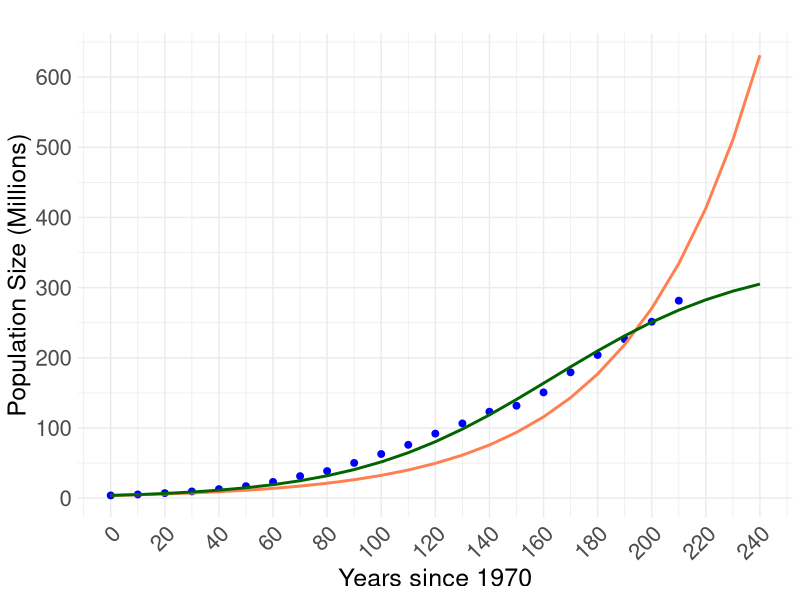
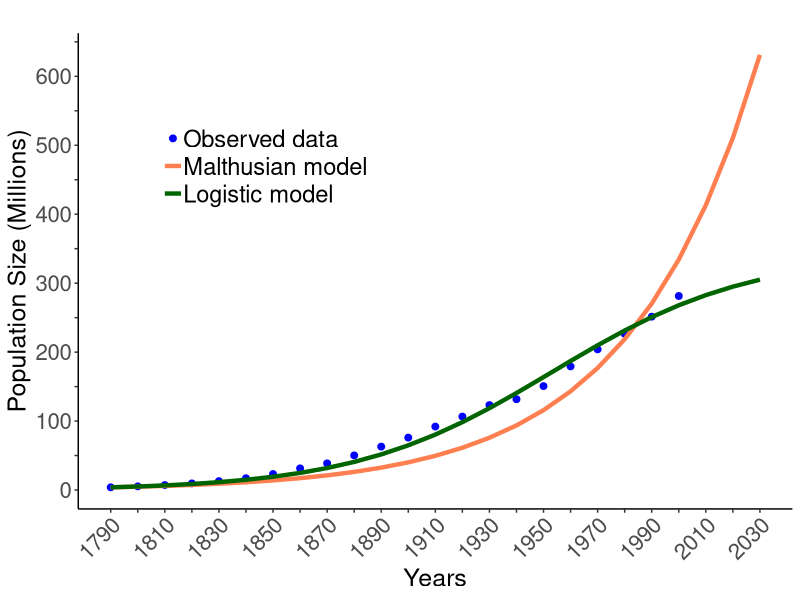
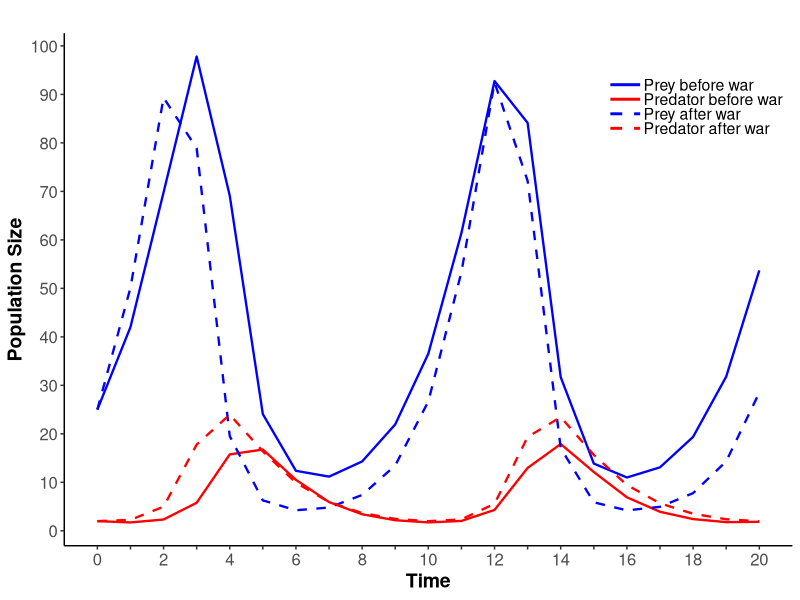
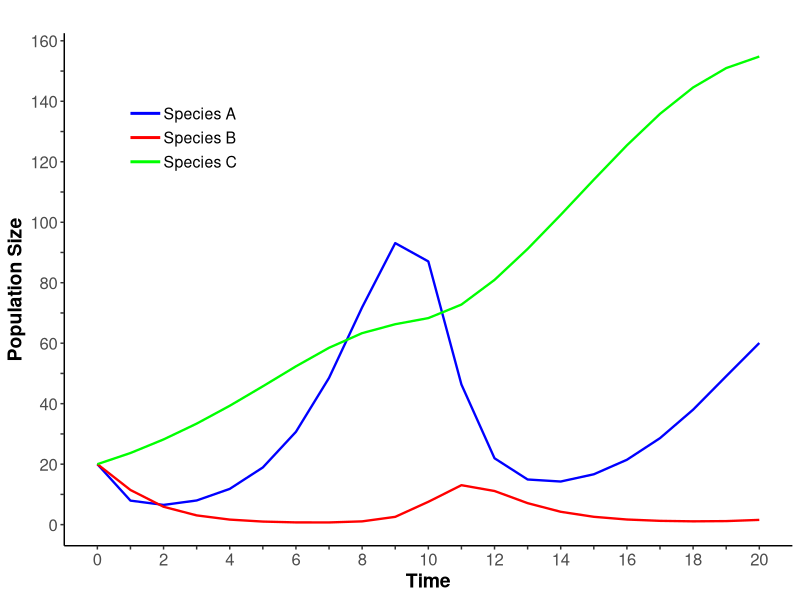

Write the R code that produced these figures, in order.
#############################################################################################################################################
############################################## Differential equations model with common usages ##############################################
#############################################################################################################################################
rm(list=ls(all=TRUE)) # clear the environment

################################################## Library all the packages to be used ##################################################
library(deSolve) # for solving ODEs
library(ggplot2)
library(tidyverse)

########################################## Malthusian Population Model & Logistic Population Model ##########################################
########## Raw data input ##########
# Initial raw data
population_data <- data.frame(time = seq(0, 210, by = 10),
                              observed = c(3.9, 5.3, 7.2, 9.6, 12.9, 17.1, 23.2, 31.4, 38.6, 50.2, 62.9, 76.0, 92.0, 106.5, 123.2, 131.7, 150.7, 179.3, 204.0, 226.5, 251.4, 281.4))

# Initial population size
initial_population <- population_data$observed[1]

########## Malthusian Growth Model ODE ##########
# Define the Malthusian model as a function for the ODE solver
malthusian_model <- function(time, state, parameters) {
  with(as.list(c(state, parameters)), {
    dP <- r * P  # dP/dt = r * P
    list(c(dP))
  })
}

# Objective function for Malthusian model to minimize SSR
malthusian_objective_ode <- function(params, data) {
  r <- params[1]
  initial_state <- c(P = data$observed[1])  # Initial population size
  
  # Solve the Malthusian ODE
  times <- data$time
  solution <- ode(y = initial_state, times = times, func = malthusian_model, parms = list(r = r))
  
  # Calculate the residual sum of squares (RSS)
  predicted <- solution[, "P"]
  observed <- data$observed
  ssr <- sum((observed - predicted)^2)
  
  return(ssr)
}

# Estimate the growth rate r for the Malthusian model using optim
malthusian_fit_ode <- optim(par = c(r = 0.02), fn = malthusian_objective_ode, data = population_data)
r_malthusian <- malthusian_fit_ode$par["r"]

# Solve the Malthusian ODE using the estimated parameter
malthusian_solution <- ode(y = c(P = initial_population), times = population_data$time, func = malthusian_model, parms = list(r = r_malthusian))

########## Logistic Growth Model ODE ##########
# Define the Logistic model as a function for the ODE solver
logistic_model <- function(time, state, parameters) {
  with(as.list(c(state, parameters)), {
    dP <- r * P * (1 - P / K)  # dP/dt = r * P * (1 - P / K)
    list(c(dP))
  })
}

# Objective function for Logistic model to minimize SSR
logistic_objective_ode <- function(params, data) {
  r <- params[1]
  K <- params[2]
  initial_state <- c(P = data$observed[1])  # Initial population size
  
  # Solve the Logistic ODE
  times <- data$time
  solution <- ode(y = initial_state, times = times, func = logistic_model, parms = list(r = r, K = K))
  
  # Calculate the residual sum of squares (RSS)
  predicted <- solution[, "P"]
  observed <- data$observed
  ssr <- sum((observed - predicted)^2)
  
  return(ssr)
}

# Initial guess for logistic model parameters
initial_guess_logistic <- c(r = 0.02, K = max(population_data$observed) * 1.2)

# Estimate the growth rate r and carrying capacity K for the Logistic model using optim
logistic_fit_ode <- optim(par = initial_guess_logistic, fn = logistic_objective_ode, data = population_data)
r_logistic <- logistic_fit_ode$par["r"]
K_logistic <- logistic_fit_ode$par["K"]

# Solve the Logistic ODE using the estimated parameters
logistic_solution <- ode(y = c(P = initial_population), times = population_data$time, func = logistic_model, parms = list(r = r_logistic, K = K_logistic))

########## Visualize the Results ##########
# Create a data frame for plotting
malthusian_predicted <- data.frame(time = malthusian_solution[, "time"], predicted = malthusian_solution[, "P"])
logistic_predicted <- data.frame(time = logistic_solution[, "time"], predicted = logistic_solution[, "P"])

rm(list=ls()[!ls() %in% c("malthusian_predicted", "logistic_predicted", "r_malthusian", "r_logistic", "K_logistic", "population_data", "malthusian_model", "logistic_model")])

# Plot the observed and model predictions
population.model.plot <- ggplot() +
  geom_point(data = population_data, aes(x = time, y = observed), color = "blue", size = 2) +
  geom_line(data = malthusian_predicted, aes(x = time, y = predicted), color = "coral", linewidth = 1, linetype = "solid") +
  geom_line(data = logistic_predicted, aes(x = time, y = predicted), color = "darkgreen", linewidth = 1, linetype = "solid") +
  labs(title = "",
       x = "Time (Years since 1790)", y = "Population Size (Millions)") +
  theme_minimal() +
  scale_y_continuous(limits = c(0, max(population_data$observed) * 1.2)) +
  theme(legend.position = "bottom") +
  annotate("text", x = 50, y = max(population_data$observed) * 0.8, 
           label = paste("Malthusian Growth Rate (r) =", round(r_malthusian, 4)), color = "coral") +
  annotate("text", x = 50, y = max(population_data$observed) * 0.7, 
           label = paste("Logistic Growth Rate (r) =", round(r_logistic, 4)), color = "darkgreen") +
  annotate("text", x = 50, y = max(population_data$observed) * 0.6, 
           label = paste("Logistic Carrying Capacity (K) =", round(K_logistic, 4)), color = "darkgreen") +
  theme(
    plot.title = element_text(size = 16),      # Title size
    axis.title.x = element_text(size = 14),    # X-axis title size
    axis.title.y = element_text(size = 14),    # Y-axis title size
    axis.text.x = element_text(size = 12),     # X-axis labels size
    axis.text.y = element_text(size = 12)      # Y-axis labels size
  )

ggsave("Malthusian & Logistic Population Model Plot.png", plot = population.model.plot, width = 10, height = 9, dpi = 300, bg='white')

########## Numerical predictions ##########
predict.time <- seq(0, 240, by = 10) # predict 30 more years
initial.population <- c(P = population_data$observed[1])

malthusian.prediction <- ode(y = initial.population, times = predict.time, func = malthusian_model, parms = r_malthusian)
malthusian.prediction.df <- as.data.frame(malthusian.prediction)

logistic.prediction <- ode(y = initial.population, times = predict.time, func = logistic_model, parms = c(r_logistic, K_logistic))
logistic.prediction.df <- as.data.frame(logistic.prediction)

rm(list=ls()[!ls() %in% c("malthusian.prediction.df", "logistic.prediction.df", "population_data")])

prediction <- population_data %>%
  full_join(malthusian.prediction.df, by = "time") %>%
  full_join(logistic.prediction.df, by = "time") %>%
  rename(observed = observed,   
         malthusian = P.x,  
         logistic = P.y)   

########## Visualize the predictions ##########
population.prediction.plot <- ggplot() +
  geom_point(data = population_data, aes(x = time, y = observed), color = "blue", size = 2) +
  geom_line(data = prediction, aes(x = time, y = malthusian), color = "coral", linewidth = 1, linetype = "solid") +
  geom_line(data = prediction, aes(x = time, y = logistic), color = "darkgreen", linewidth = 1, linetype = "solid") +
  labs(title = "",
       x = "Years since 1970", y = "Population Size (Millions)") +
  theme_minimal() +
  scale_y_continuous(limits = c(0, max(population_data$observed) * 1.2)) +
  theme(legend.position = "bottom") +
  scale_x_continuous(breaks = seq(0, 240, by = 20)) +
  scale_y_continuous(breaks = seq(0, 650, by = 100)) +
  theme(
    axis.title.x = element_text(size = 18),
    axis.title.y = element_text(size = 18),
    axis.text.x = element_text(size = 16),
    axis.text.y = element_text(size = 16)
  )
population.prediction.plot <- population.prediction.plot + theme(axis.text.x = element_text(angle = 45, hjust = 1))
population.prediction.plot

# Real time scale (1790 until 2030)
prediction.real <- prediction %>% mutate(time = 1790 + prediction$time)

population.prediction.plot <- ggplot() +
  geom_point(data = prediction.real, aes(x = time, y = observed), color = "blue", size = 2) +
  geom_line(data = prediction.real, aes(x = time, y = malthusian), color = "coral", linewidth = 1.5, linetype = "solid") +
  geom_line(data = prediction.real, aes(x = time, y = logistic), color = "darkgreen", linewidth = 1.5, linetype = "solid") +
  labs(title = "",
       x = "Years", y = "Population Size (Millions)") +
  theme_classic() +
  theme(legend.position = "bottom") +
  scale_x_continuous(breaks = seq(1790, 2030, by = 10), labels = ifelse(seq(1790, 2030, by = 10) %% 20 == 10, seq(1790, 2030, by = 10), ""))+
  scale_y_continuous(breaks = seq(0, 650, by = 50), labels = ifelse(seq(0, 650, by = 50) %% 100 == 0, seq(0, 650, by = 50), "")) +
  theme(
    axis.title.x = element_text(size = 18),
    axis.title.y = element_text(size = 18),
    axis.text.x = element_text(size = 16),
    axis.text.y = element_text(size = 16)
  )
population.prediction.plot <- population.prediction.plot + theme(axis.text.x = element_text(angle = 45, hjust = 1))

xs <- 1810
ys <- 400
population.prediction.plot <- population.prediction.plot + 
  annotate("text", x = xs+6.8, y = ys+110, label = "Observed data", color = "black", size = 6, hjust = 0) +
  annotate("point", x = xs+3, y = ys+110, color = "blue", size = 2) +
  annotate("text", x = xs+6.8, y = ys+70, label = "Malthusian model", color = "black", size = 6, hjust = 0) +
  annotate("segment", x = xs, xend = xs+6, y = ys+70, yend = ys+70, color = "coral", linewidth = 1.5, linetype = "solid") +
  annotate("text", x = xs+6.8, y = ys+30, label = "Logistic model", color = "black", size = 6, hjust = 0) +
  annotate("segment", x = xs, xend = xs+6, y = ys+30, yend = ys+30, color = "darkgreen", linewidth = 1.5, linetype = "solid")
population.prediction.plot

#################################################### Lotka-Volterra Predator Prey Model ####################################################
rm(list=ls(all=TRUE)) # clear the environment

########## Define the Lotka-Volterra Predator Prey Model (x1 = prey, x2 = predator) ##########
volterra_model <- function(time, state, parameters) {
  with(as.list(c(state, parameters)), {
    dx1 <- x1 * (r1 - lamda1 * x2 - e)  # dx1/dt = x1 * (r1 - lamda * x1)
    dx2 <- x2 * (-r2 + lamda2 * x1 - e)  # dx1/dt = x1 * (r1 - lamda * x1)
    list(c(dx1, dx2))
  })
}

########## Set the initial conditions, time and parameters ##########
predict.time <- seq(0, 20, by = 1)
initial.condition <- c(x1 = 25, x2 = 2)
parameters.bw <- c(r1 = 1,
                   lamda1 = 0.1,
                   r2 = 0.5,
                   lamda2 = 0.02,
                   e = 0.3)
parameters.aw <- c(r1 = 1,
                   lamda1 = 0.1,
                   r2 = 0.5,
                   lamda2 = 0.02,
                   e = 0.1)

########## Solve for the ODEs ##########
volterra.bw <- ode(y = initial.condition, times = predict.time, func = volterra_model, parms = parameters.bw)
volterra.bw.df <- as.data.frame(volterra.bw)

volterra.aw <- ode(y = initial.condition, times = predict.time, func = volterra_model, parms = parameters.aw)
volterra.aw.df <- as.data.frame(volterra.aw)

rm(list=ls()[!ls() %in% c("volterra.aw.df", "volterra.bw.df")])

########## Visualize the results ##########
volterra.plot <- ggplot() +
  geom_line(data = volterra.bw.df, aes(x = time, y = x1), color = "blue", linewidth = 0.8, linetype = "solid") +
  geom_line(data = volterra.bw.df, aes(x = time, y = x2), color = "red", linewidth = 0.8, linetype = "solid") +
  geom_line(data = volterra.aw.df, aes(x = time, y = x1), color = "blue", linewidth = 0.8, linetype = "dashed") +
  geom_line(data = volterra.aw.df, aes(x = time, y = x2), color = "red", linewidth = 0.8, linetype = "dashed") +
  labs(title = "",
       x = "Time", y = "Population Size") +
  theme_classic() +
  scale_x_continuous(breaks = seq(0, 20, by = 1), labels = ifelse(seq(0, 20, by = 1) %% 2 == 0, seq(0, 20, by = 1), "")) +
  scale_y_continuous(breaks = seq(0, 100, by = 10)) +
  theme(
    axis.title.x = element_text(size = 14, face = "bold"),
    axis.title.y = element_text(size = 14, face = "bold"),
    axis.text.x = element_text(size = 12),
    axis.text.y = element_text(size = 12)
  )
xs <- 15.5
ys <- 83
volterra.plot <- volterra.plot + 
  annotate("text", x = xs+1, y = ys+9, label = "Prey before war", color = "black", size = 4, hjust = 0) +
  annotate("segment", x = xs, xend = xs+0.9, y = ys+9, yend = ys+9, color = "blue", linewidth = 1, linetype = "solid") +
  annotate("text", x = xs+1, y = ys+6, label = "Predator before war", color = "black", size = 4, hjust = 0) +
  annotate("segment", x = xs, xend = xs+0.9, y = ys+6, yend = ys+6, color = "red", linewidth = 1, linetype = "solid") +
  annotate("text", x = xs+1, y = ys+3, label = "Prey after war", color = "black", size = 4, hjust = 0) +
  annotate("segment", x = xs, xend = xs+0.9, y = ys+3, yend = ys+3, color = "blue", linewidth = 1, linetype = "dashed") +
  annotate("text", x = xs+1, y = ys, label = "Predator after war", color = "black", size = 4, hjust = 0) +
  annotate("segment", x = xs, xend = xs+0.9, y = ys, yend = ys, color = "red", linewidth = 1, linetype = "dashed")
volterra.plot

################################################ Lotka-Volterra + Species Competition Model ################################################
rm(list=ls(all=TRUE)) # clear the environment

########## Define the Lotka-Volterra + Species Competition Model ##########
model <- function(time, state, parameters) {
  with(as.list(c(state, parameters)), {
    dx1 <- x1 * (r1 - lamda1 * x2 - e) - r1 * x1 * (x1 / N1 + sigma1 * x3 / N3)
    dx2 <- x2 * (-r2 + lamda2 * x1 - e)
    dx3 <- r3 * x3 * (1 - x3 / N3 - sigma3 * x1 / N3)
    list(c(dx1, dx2, dx3))
  })
}

########## Set the initial conditions, time and parameters ##########
predict.time <- seq(0, 20, by = 1)
initial.condition <- c(x1 = 20, x2 = 20, x3 = 20)
parameters <- c(r1 = 1,
                lamda1 = 0.1,
                sigma1 = 0.5,
                N1 = 500,
                r2 = 0.5,
                lamda2 = 0.02,
                r3 = 0.2,
                sigma3 = 2,
                N3 = 300,
                e = 0.3)

########## Solve for the ODEs ##########
volterra.sc <- ode(y = initial.condition, times = predict.time, func = model, parms = parameters)
volterra.sc.df <- as.data.frame(volterra.sc)

rm(list=ls()[!ls() %in% c("volterra.sc.df")])

########## Visualize the results ##########
prediction.plot <- ggplot() +
  geom_line(data = volterra.sc.df, aes(x = time, y = x1), color = "blue", linewidth = 0.8, linetype = "solid") +
  geom_line(data = volterra.sc.df, aes(x = time, y = x2), color = "red", linewidth = 0.8, linetype = "solid") +
  geom_line(data = volterra.sc.df, aes(x = time, y = x3), color = "green", linewidth = 0.8, linetype = "solid") +
  labs(title = "",
       x = "Time", y = "Population Size") +
  theme_classic() +
  scale_x_continuous(breaks = seq(0, 20, by = 1), labels = ifelse(seq(0, 20, by = 1) %% 2 == 0, seq(0, 20, by = 1), "")) +
  scale_y_continuous(breaks = seq(0, 160, by = 10), labels = ifelse(seq(0, 160, by = 10) %% 20 == 0, seq(0, 160, by = 10), "")) +
  theme(
    axis.title.x = element_text(size = 14, face = "bold"),
    axis.title.y = element_text(size = 14, face = "bold"),
    axis.text.x = element_text(size = 12),
    axis.text.y = element_text(size = 12)
  )
xs <- 1
ys <- 120
prediction.plot <- prediction.plot + 
  annotate("text", x = xs+1, y = ys+16, label = "Species A", color = "black", size = 4, hjust = 0) +
  annotate("segment", x = xs, xend = xs+0.9, y = ys+16, yend = ys+16, color = "blue", linewidth = 1, linetype = "solid") +
  annotate("text", x = xs+1, y = ys+8, label = "Species B", color = "black", size = 4, hjust = 0) +
  annotate("segment", x = xs, xend = xs+0.9, y = ys+8, yend = ys+8, color = "red", linewidth = 1, linetype = "solid") +
  annotate("text", x = xs+1, y = ys, label = "Species C", color = "black", size = 4, hjust = 0) +
  annotate("segment", x = xs, xend = xs+0.9, y = ys, yend = ys, color = "green", linewidth = 1, linetype = "solid")
prediction.plot
